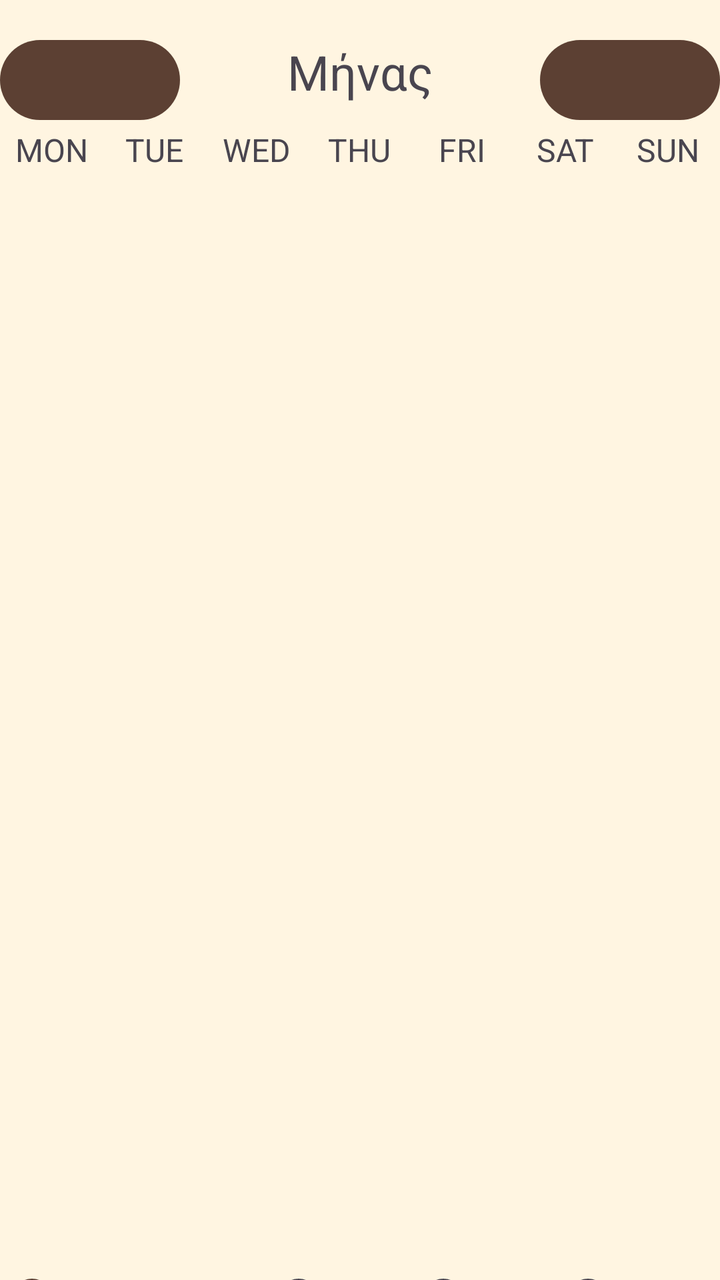
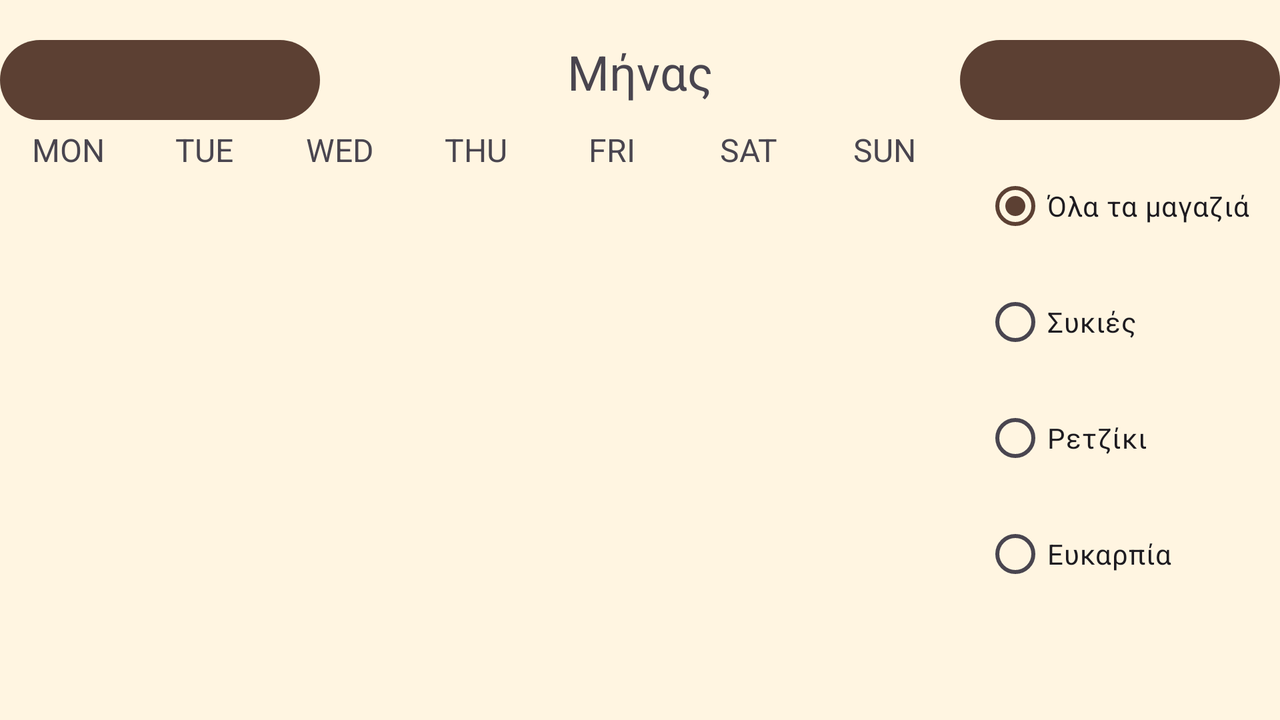

Compare how this app lays out the same screen by default and in its alternative resource folder. The renders come first, then the two layout files and the values they reference.
<!-- AndroidManifest.xml: application theme Theme.MyApplicationTest -->
<!-- res/layout/fragment_home.xml -->
<?xml version="1.0" encoding="utf-8"?>
<androidx.constraintlayout.widget.ConstraintLayout xmlns:android="http://schemas.android.com/apk/res/android"
    xmlns:app="http://schemas.android.com/apk/res-auto"
    xmlns:tools="http://schemas.android.com/tools"
    android:layout_width="match_parent"
    android:layout_height="match_parent"
    tools:context=".ui.home.HomeFragment">

    
    <LinearLayout
        android:id="@+id/YearPeacker"
        android:layout_width="0dp"
        android:layout_height="wrap_content"
        android:orientation="horizontal"
        android:layout_marginTop="16dp"
        app:layout_constraintTop_toTopOf="parent"
        app:layout_constraintStart_toStartOf="parent"
        app:layout_constraintEnd_toEndOf="parent">

        <com.google.android.material.button.MaterialButton
            android:id="@+id/ArrowPreviousMonth"
            android:layout_width="0dp"
            android:layout_height="wrap_content"
            android:layout_weight="1"
            app:icon="@drawable/sharp_arrow_circle_left_24"
            app:iconGravity="end"
            app:tint="?attr/colorOnBackground"
            />

        <com.google.android.material.textview.MaterialTextView
            android:id="@+id/MonthTV"
            android:layout_width="0dp"
            android:layout_height="wrap_content"
            android:layout_weight="2"
            android:text="Μήνας"
            android:textAlignment="center"
            android:textSize="24dp"
            />

        <com.google.android.material.button.MaterialButton
            android:id="@+id/ArrowNextMonth"
            android:layout_width="0dp"
            android:layout_height="wrap_content"
            android:layout_weight="1"
            app:icon="@drawable/rounded_arrow_circle_right_24"
            app:tint="?attr/colorOnBackground"
            />
    </LinearLayout>

    
    <LinearLayout
        android:id="@+id/weekdaysRow"
        android:layout_width="0dp"
        android:layout_height="wrap_content"
        android:orientation="horizontal"
        app:layout_constraintTop_toBottomOf="@id/YearPeacker"
        app:layout_constraintStart_toStartOf="parent"
        app:layout_constraintEnd_toEndOf="parent">

        <com.google.android.material.textview.MaterialTextView
            android:layout_width="0dp"
            android:layout_height="wrap_content"
            android:layout_weight="1"
            android:text="MON"
            android:textAlignment="center"
            android:textSize="16dp"
            />
        <com.google.android.material.textview.MaterialTextView
            android:layout_width="0dp"
            android:layout_height="wrap_content"
            android:layout_weight="1"
            android:text="TUE"
            android:textAlignment="center"
            android:textSize="16dp"
            />
        <com.google.android.material.textview.MaterialTextView
            android:layout_width="0dp"
            android:layout_height="wrap_content"
            android:layout_weight="1"
            android:text="WED"
            android:textAlignment="center"
            android:textSize="16dp"
            />
        <com.google.android.material.textview.MaterialTextView
            android:layout_width="0dp"
            android:layout_height="wrap_content"
            android:layout_weight="1"
            android:text="THU"
            android:textAlignment="center"
            android:textSize="16dp"
            />
        <com.google.android.material.textview.MaterialTextView
            android:layout_width="0dp"
            android:layout_height="wrap_content"
            android:layout_weight="1"
            android:text="FRI"
            android:textAlignment="center"
            android:textSize="16dp"
            />

        <com.google.android.material.textview.MaterialTextView
            android:layout_width="0dp"
            android:layout_height="wrap_content"
            android:layout_weight="1"
            android:text="SAT"
            android:textAlignment="center"
            android:textSize="16dp"
            />
        <com.google.android.material.textview.MaterialTextView
            android:layout_width="0dp"
            android:layout_height="wrap_content"
            android:layout_weight="1"
            android:text="SUN"
            android:textAlignment="center"
            android:textSize="16dp"
            />
    </LinearLayout>

    
    <androidx.recyclerview.widget.RecyclerView
        android:id="@+id/CalendarRecyclerView"
        android:layout_width="match_parent"
        android:layout_height="540dp"
        android:layout_marginLeft="5dp"
        android:layout_marginRight="5dp"
        android:layout_marginBottom="15dp"
        app:layout_constraintBottom_toBottomOf="parent"
        app:layout_constraintEnd_toEndOf="parent"
        app:layout_constraintStart_toStartOf="parent"
        app:layout_constraintTop_toBottomOf="@id/weekdaysRow"

         />

    <android.widget.RadioGroup
        android:id="@+id/radioGroupContainer"
        android:layout_width="match_parent"
        android:layout_height="60dp"
        android:orientation="horizontal"
        app:layout_constraintStart_toStartOf="parent"
        app:layout_constraintTop_toBottomOf="@+id/CalendarRecyclerView"

        >

        <com.google.android.material.radiobutton.MaterialRadioButton
            android:id="@+id/radioButtonAllShops"
            android:layout_width="wrap_content"
            android:layout_height="wrap_content"
            android:text="Όλα τα μαγαζιά"
            android:checked="true"
            android:textSize="14sp" />

        <com.google.android.material.radiobutton.MaterialRadioButton
            android:id="@+id/radioButtonShop1"
            android:layout_width="wrap_content"
            android:layout_height="wrap_content"
            android:text="Κατ. 1"

            android:textSize="14sp" />

        <com.google.android.material.radiobutton.MaterialRadioButton
            android:id="@+id/radioButtonShop2"
            android:layout_width="wrap_content"
            android:layout_height="wrap_content"
            android:text="Κατ. 2"

            android:textSize="14sp" />

        <com.google.android.material.radiobutton.MaterialRadioButton
            android:id="@+id/radioButtonShopInstagram"
            android:layout_width="wrap_content"
            android:layout_height="wrap_content"
            android:text="Κατ. 3"

            android:textSize="14sp" />
    </android.widget.RadioGroup>


</androidx.constraintlayout.widget.ConstraintLayout>
<!-- resources referenced by this layout -->
<resources>
  <style name="Theme.MyApplicationTest" parent="Theme.Material3.DayNight.NoActionBar">
          
          <item name="colorPrimary">@color/colorPrimary</item>
          <item name="colorOnPrimary">@color/colorOnPrimary</item>
  
          
          <item name="colorSecondary">@color/colorSecondary</item>
          <item name="colorOnSecondary">@color/colorOnSecondary</item>
  
          
          <item name="colorSurface">@color/colorSurface</item>
  
          
          <item name="android:textColorPrimary">@color/colorText</item>
  
          
          <item name="android:statusBarColor">@color/colorPrimary</item>
          <item name="android:navigationBarColor">@color/colorPrimary</item>
  
          <item name="android:colorBackground">@color/colorBackground</item>
      </style>
  <color name="colorPrimary">#5C4033</color>
  <color name="colorOnPrimary">#FFFFFF</color>
  <color name="colorSecondary">#5C4033</color>
  <color name="colorOnSecondary">#333333</color>
  <color name="colorSurface">#FFFFFF</color>
  <color name="colorText">#2B2B2B</color>
  <color name="colorBackground">#FFF5E1</color>
</resources>
<!-- res/layout-land/fragment_home.xml (the repository's variant of the layout above) -->
<!-- drawn on the phone turned sideways -->
<?xml version="1.0" encoding="utf-8"?>
<androidx.constraintlayout.widget.ConstraintLayout xmlns:android="http://schemas.android.com/apk/res/android"
    xmlns:app="http://schemas.android.com/apk/res-auto"
    xmlns:tools="http://schemas.android.com/tools"
    android:layout_width="match_parent"
    android:layout_height="match_parent"
    tools:context=".ui.home.HomeFragment">

    
    <LinearLayout
        android:id="@+id/YearPeacker"
        android:layout_width="0dp"
        android:layout_height="wrap_content"
        android:orientation="horizontal"
        android:layout_marginTop="16dp"
        app:layout_constraintTop_toTopOf="parent"
        app:layout_constraintStart_toStartOf="parent"
        app:layout_constraintEnd_toEndOf="parent">

        <com.google.android.material.button.MaterialButton
            android:id="@+id/ArrowPreviousMonth"
            android:layout_width="0dp"
            android:layout_height="wrap_content"
            android:layout_weight="1"
            app:icon="@drawable/sharp_arrow_circle_left_24"
            app:iconGravity="end"
            app:tint="?attr/colorOnBackground"
            />

        <com.google.android.material.textview.MaterialTextView
            android:id="@+id/MonthTV"
            android:layout_width="0dp"
            android:layout_height="wrap_content"
            android:layout_weight="2"
            android:text="Μήνας"
            android:textAlignment="center"
            android:textSize="24dp"
            />

        <com.google.android.material.button.MaterialButton
            android:id="@+id/ArrowNextMonth"
            android:layout_width="0dp"
            android:layout_height="wrap_content"
            android:layout_weight="1"
            app:icon="@drawable/rounded_arrow_circle_right_24"
            app:tint="?attr/colorOnBackground"
            />
    </LinearLayout>

    
    <LinearLayout
        android:id="@+id/weekdaysRow"
        android:layout_width="0dp"
        android:layout_height="wrap_content"
        android:orientation="horizontal"
        app:layout_constraintStart_toStartOf="parent"
        app:layout_constraintEnd_toStartOf="@+id/radioGroupContainer"
        app:layout_constraintTop_toBottomOf="@id/YearPeacker">

        <com.google.android.material.textview.MaterialTextView
            android:layout_width="0dp"
            android:layout_height="wrap_content"
            android:layout_weight="1"
            android:text="MON"
            android:textAlignment="center"
            android:textSize="16dp" />

        <com.google.android.material.textview.MaterialTextView
            android:layout_width="0dp"
            android:layout_height="wrap_content"
            android:layout_weight="1"
            android:text="TUE"
            android:textAlignment="center"
            android:textSize="16dp" />

        <com.google.android.material.textview.MaterialTextView
            android:layout_width="0dp"
            android:layout_height="wrap_content"
            android:layout_weight="1"
            android:text="WED"
            android:textAlignment="center"
            android:textSize="16dp" />

        <com.google.android.material.textview.MaterialTextView
            android:layout_width="0dp"
            android:layout_height="wrap_content"
            android:layout_weight="1"
            android:text="THU"
            android:textAlignment="center"
            android:textSize="16dp" />

        <com.google.android.material.textview.MaterialTextView
            android:layout_width="0dp"
            android:layout_height="wrap_content"
            android:layout_weight="1"
            android:text="FRI"
            android:textAlignment="center"
            android:textSize="16dp" />

        <com.google.android.material.textview.MaterialTextView
            android:layout_width="0dp"
            android:layout_height="wrap_content"
            android:layout_weight="1"
            android:text="SAT"
            android:textAlignment="center"
            android:textSize="16dp" />

        <com.google.android.material.textview.MaterialTextView
            android:layout_width="0dp"
            android:layout_height="wrap_content"
            android:layout_weight="1"
            android:text="SUN"
            android:textAlignment="center"
            android:textSize="16dp" />
    </LinearLayout>

    
    <androidx.recyclerview.widget.RecyclerView
        android:id="@+id/CalendarRecyclerView"
        android:layout_width="0dp"
        android:layout_height="0dp"
        android:layout_marginStart="5dp"
        android:layout_marginEnd="5dp"
        app:layout_constraintTop_toBottomOf="@id/weekdaysRow"
        app:layout_constraintBottom_toBottomOf="parent"
        app:layout_constraintStart_toStartOf="parent"
        app:layout_constraintEnd_toStartOf="@id/radioGroupContainer" />

    <android.widget.RadioGroup
        android:id="@+id/radioGroupContainer"
        android:layout_width="wrap_content"
        android:layout_height="0dp"
        android:orientation="vertical"
        android:padding="15dp"
        app:layout_constraintTop_toBottomOf="@+id/YearPeacker"
        app:layout_constraintBottom_toBottomOf="@+id/CalendarRecyclerView"
        app:layout_constraintStart_toEndOf="@+id/CalendarRecyclerView"
        app:layout_constraintEnd_toEndOf="parent" >

        <com.google.android.material.radiobutton.MaterialRadioButton
            android:id="@+id/radioButtonAllShops"
            android:layout_width="wrap_content"
            android:layout_height="wrap_content"
            android:text="Όλα τα μαγαζιά"
            android:checked="true"
            android:textSize="14sp"
            android:layout_marginTop="0dp"/>

        <com.google.android.material.radiobutton.MaterialRadioButton
            android:id="@+id/radioButtonShop1"
            android:layout_width="wrap_content"
            android:layout_height="wrap_content"
            android:text="Συκιές"

            android:textSize="14sp"
            android:layout_marginTop="10dp"/>

        <com.google.android.material.radiobutton.MaterialRadioButton
            android:id="@+id/radioButtonShop2"
            android:layout_width="wrap_content"
            android:layout_height="wrap_content"
            android:text="Ρετζίκι"

            android:textSize="14sp"
            android:layout_marginTop="10dp"/>

        <com.google.android.material.radiobutton.MaterialRadioButton
            android:id="@+id/radioButtonShopInstagram"
            android:layout_width="wrap_content"
            android:layout_height="wrap_content"
            android:text="Ευκαρπία"

            android:textSize="14sp"
            android:layout_marginTop="10dp"/>
    </android.widget.RadioGroup>


</androidx.constraintlayout.widget.ConstraintLayout>
